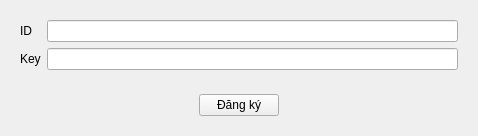
<?xml version="1.0" encoding="UTF-8"?>
<ui version="4.0">
 <class>RegisterDialog</class>
 <widget class="QDialog" name="RegisterDialog">
  <property name="geometry">
   <rect>
    <x>0</x>
    <y>0</y>
    <width>478</width>
    <height>136</height>
   </rect>
  </property>
  <property name="windowTitle">
   <string>Đăng ký</string>
  </property>
  <layout class="QGridLayout" name="gridLayout_2">
   <property name="leftMargin">
    <number>20</number>
   </property>
   <property name="topMargin">
    <number>20</number>
   </property>
   <property name="rightMargin">
    <number>20</number>
   </property>
   <property name="bottomMargin">
    <number>20</number>
   </property>
   <item row="2" column="1">
    <spacer name="verticalSpacer">
     <property name="orientation">
      <enum>Qt::Orientation::Vertical</enum>
     </property>
     <property name="sizeHint" stdset="0">
      <size>
       <width>20</width>
       <height>40</height>
      </size>
     </property>
    </spacer>
   </item>
   <item row="1" column="0">
    <widget class="QLabel" name="label_2">
     <property name="text">
      <string>Key</string>
     </property>
    </widget>
   </item>
   <item row="0" column="0">
    <widget class="QLabel" name="label">
     <property name="text">
      <string>ID</string>
     </property>
    </widget>
   </item>
   <item row="1" column="1">
    <widget class="QLineEdit" name="txtKey"/>
   </item>
   <item row="3" column="0" colspan="2">
    <layout class="QHBoxLayout" name="horizontalLayout">
     <item>
      <spacer name="horizontalSpacer">
       <property name="orientation">
        <enum>Qt::Orientation::Horizontal</enum>
       </property>
       <property name="sizeHint" stdset="0">
        <size>
         <width>40</width>
         <height>20</height>
        </size>
       </property>
      </spacer>
     </item>
     <item>
      <widget class="QPushButton" name="btnRegister">
       <property name="text">
        <string>Đăng ký</string>
       </property>
       <property name="autoDefault">
        <bool>false</bool>
       </property>
      </widget>
     </item>
     <item>
      <spacer name="horizontalSpacer_2">
       <property name="orientation">
        <enum>Qt::Orientation::Horizontal</enum>
       </property>
       <property name="sizeHint" stdset="0">
        <size>
         <width>40</width>
         <height>20</height>
        </size>
       </property>
      </spacer>
     </item>
    </layout>
   </item>
   <item row="0" column="1">
    <widget class="QLineEdit" name="txtID">
     <property name="readOnly">
      <bool>true</bool>
     </property>
    </widget>
   </item>
  </layout>
 </widget>
 <resources/>
 <connections/>
</ui>
